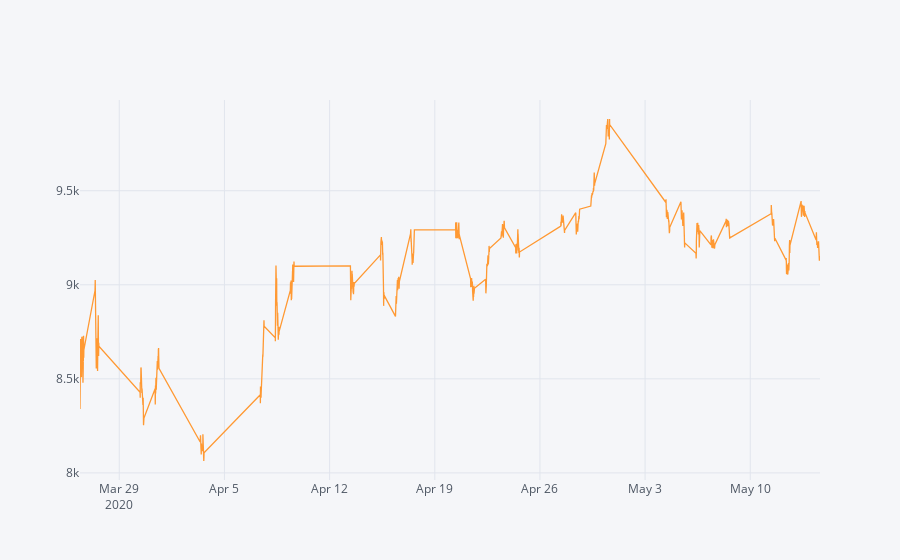

Here is the notebook cell this chart was saved with:
### Code cell
import cufflinks as cf
 
# To enable offline mode
from plotly.offline import download_plotlyjs, init_notebook_mode, plot, iplot
 
init_notebook_mode(connected=True)
cf.go_offline()
 
%matplotlib inline
df1a[['Adj Close']].iplot()
 
end1 = datetime.date(2020, 5, 15)
start1 = end1 - pd.Timedelta(days=50)

### Figure 1 — Plotly figure (JSON) as saved in the notebook; plotly's stock layout.template omitted (floating-point values rounded to 4 significant figures; data arrays with more than 128 entries replaced by an {"elided": "..."} marker saying what was removed)
{"data": [{"name": "Adj Close", "text": "", "mode": "lines", "y": {"elided": "2242 float values"}, "x": {"elided": "2242 str values"}, "line": {"color": "rgba(255, 153, 51, 1.0)", "dash": "solid", "shape": "linear", "width": 1.3}, "type": "scatter"}], "layout": {"title": {"font": {"color": "#4D5663"}}, "paper_bgcolor": "#F5F6F9", "plot_bgcolor": "#F5F6F9", "yaxis": {"tickfont": {"color": "#4D5663"}, "zerolinecolor": "#E1E5ED", "title": {"text": "", "font": {"color": "#4D5663"}}, "gridcolor": "#E1E5ED", "showgrid": true}, "xaxis": {"tickfont": {"color": "#4D5663"}, "zerolinecolor": "#E1E5ED", "title": {"text": "", "font": {"color": "#4D5663"}}, "gridcolor": "#E1E5ED", "showgrid": true}, "legend": {"bgcolor": "#F5F6F9", "font": {"color": "#4D5663"}}}}
